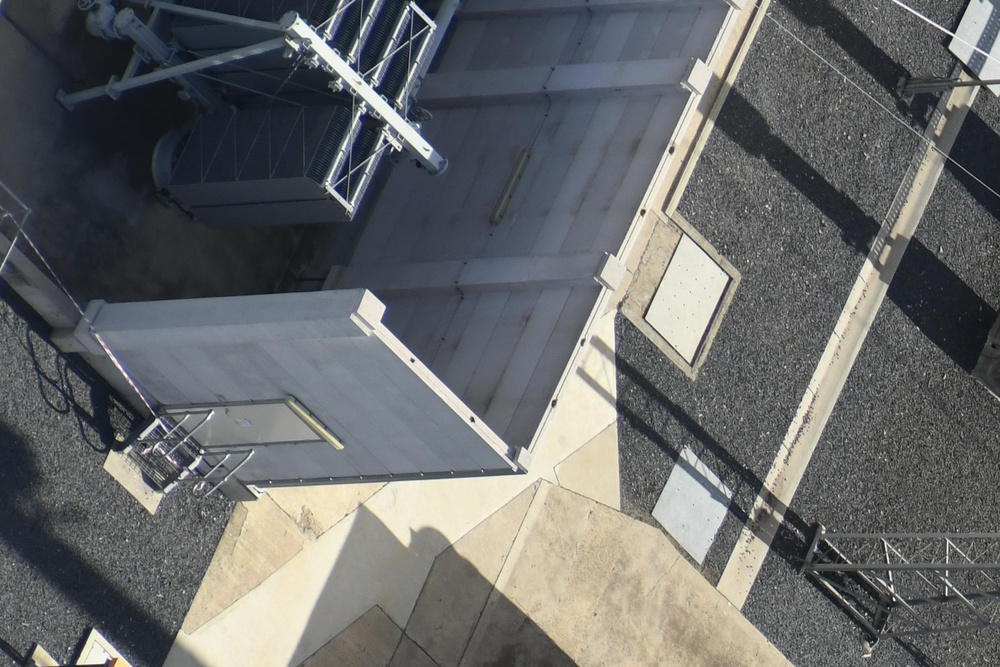
#> input picture Timage_0.jpg, 1000 x 667 px, shrunk from 2064 x 1376 before the run
$ python splitMerge.py --image Timage_0.jpg --chunk_size 100 --output_folder out
#> lines starting #> are read from the running program, lines starting #| are printed output that depends on the picture
from PIL import Image
import argparse
import os

def split_image(image_path, chunk_size, output_folder):
#> called with image_path = 'Timage_0.jpg', chunk_size = 100, output_folder = 'out'
    with Image.open(image_path) as img:
#> img is the input picture: PIL image 1000x667 RGB; mean R, G, B 103.7, 105.2, 105.6
        width, height = img.size
#> width = 1000; height = 667
        for i in range(0, width, chunk_size):
            for j in range(0, height, chunk_size):
                box = (i, j, i+chunk_size, j+chunk_size)
                chunk = img.crop(box)
                chunk.save(os.path.join(output_folder, f"chunk_{i}_{j}.png"))
#> this loop made 10 passes
#> pass 1, in split_image, `chunk.save(os.path.join(output_folder, f"chunk_{i}_{j}.png"))`:
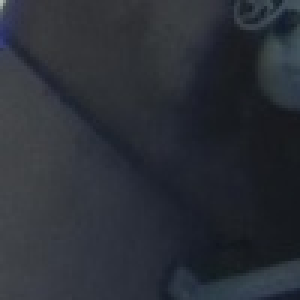
#> saved as chunk_0_0.png: PIL image 100x100 RGB (shown 3 times larger); mean R, G, B 42.9, 46.9, 54.4
#> pass 1, in split_image, `chunk.save(os.path.join(output_folder, f"chunk_{i}_{j}.png"))`:
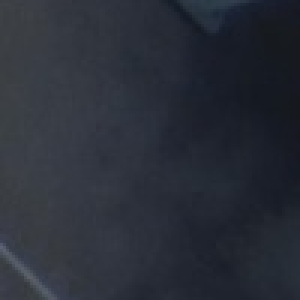
#> saved as chunk_0_100.png: PIL image 100x100 RGB (shown 3 times larger); mean R, G, B 42, 46.3, 56.1
#> pass 1, in split_image, `chunk.save(os.path.join(output_folder, f"chunk_{i}_{j}.png"))`:
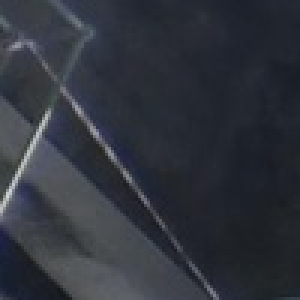
#> saved as chunk_0_200.png: PIL image 100x100 RGB (shown 3 times larger); mean R, G, B 48.1, 51.9, 60.4
#> pass 1, in split_image, `chunk.save(os.path.join(output_folder, f"chunk_{i}_{j}.png"))`:
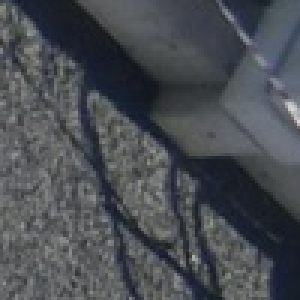
#> saved as chunk_0_300.png: PIL image 100x100 RGB (shown 3 times larger); mean R, G, B 73.6, 77.3, 82.6
#> after the loop:
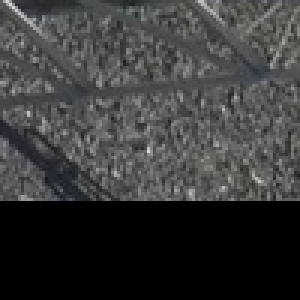
#> chunk: PIL image 100x100 RGB (shown 3 times larger); mean R, G, B 57.1, 57.7, 57.1

def merge_images(image_folder, output_path):
    images = []
    for file_name in sorted(os.listdir(image_folder)):
        if file_name.endswith('.png'):
            file_path = os.path.join(image_folder, file_name)
            images.append(Image.open(file_path))
    width, height = images[0].size
    rows = int(height/width)
    new_image = Image.new('RGB', (width*rows, height), (255, 255, 255))
    for i in range(rows):
        for j in range(int(width/height)):
            new_image.paste(images[i*rows+j], (j*width, i*height))
    new_image.save(output_path)


if __name__ == '__main__':
    parser = argparse.ArgumentParser(description='Split and Merge an Image')
    parser.add_argument('--image', type=str, required=True, help='path to the input image')
    parser.add_argument('--chunk_size', type=int, required=True, help='size of each chunk')
    parser.add_argument('--output_folder', type=str, required=True, help='path to the output folder')
    parser.add_argument('--merge', action='store_true', help='flag to merge the chunks back into the original image')
    parser.add_argument('--output_path', type=str, help='path to the output image')
    args = parser.parse_args()

    if not args.merge:
        split_image(args.image, args.chunk_size, args.output_folder)
    else:
        merge_images(args.output_folder, args.output_path)

$ run again, on Timage_10.jpg
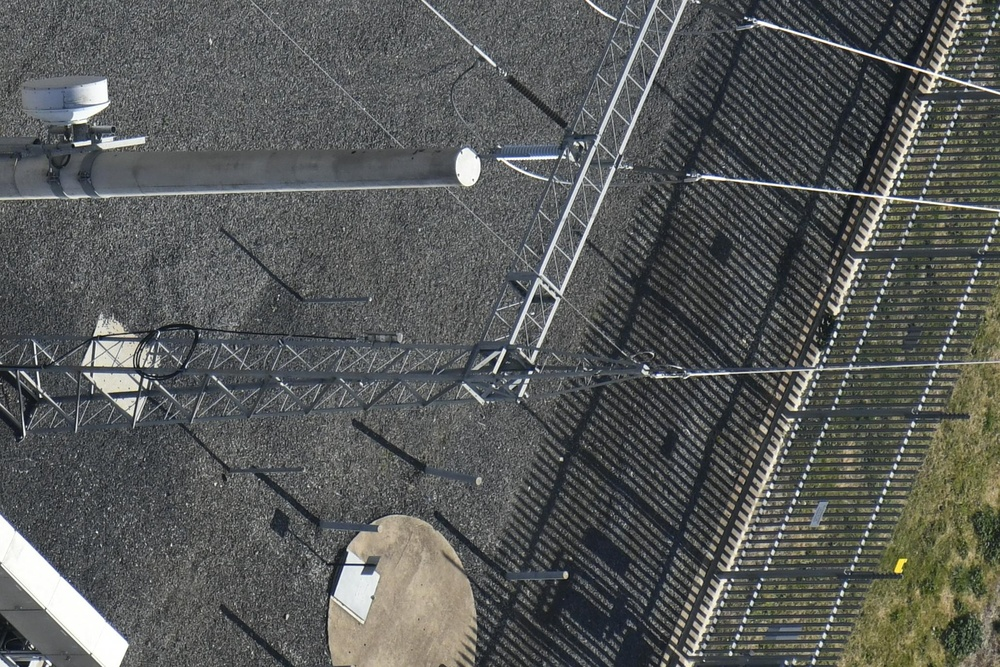
#> input picture Timage_10.jpg, 1000 x 667 px, shrunk from 2064 x 1376 before the run
#> in split_image, img is the input picture: PIL image 1000x667 RGB; mean R, G, B 87.7, 89.8, 88.1
#> the loop in split_image, `for i in range(0, width, chunk_size):` made 10 passes
#> pass 1, in split_image, `chunk.save(os.path.join(output_folder, f"chunk_{i}_{j}.png"))`:
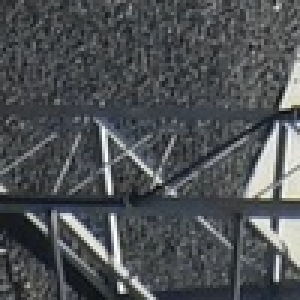
#> saved as chunk_0_300.png: PIL image 100x100 RGB (shown 3 times larger); mean R, G, B 77.8, 81.2, 84
#> after the loop in split_image, `for i in range(0, width, chunk_size):`:
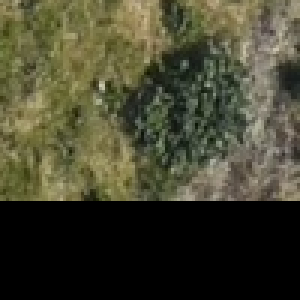
#> chunk: PIL image 100x100 RGB (shown 3 times larger); mean R, G, B 69, 68.3, 47.7

$ run again, on Timage_11.jpg
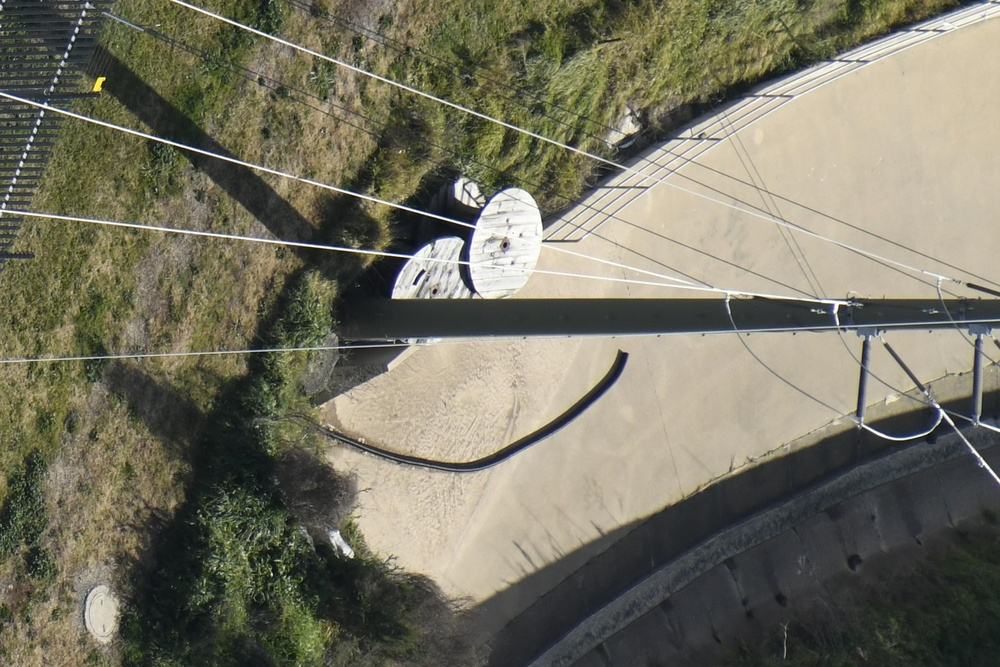
#> input picture Timage_11.jpg, 1000 x 667 px, shrunk from 2064 x 1376 before the run
#> in split_image, img is the input picture: PIL image 1000x667 RGB; mean R, G, B 117.5, 114.9, 98
#> the loop in split_image, `for i in range(0, width, chunk_size):` made 10 passes
#> pass 1, in split_image, `chunk.save(os.path.join(output_folder, f"chunk_{i}_{j}.png"))`:
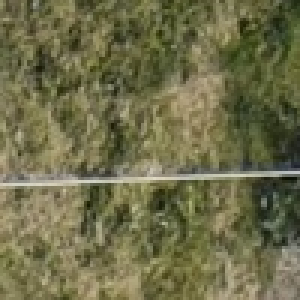
#> saved as chunk_0_300.png: PIL image 100x100 RGB (shown 3 times larger); mean R, G, B 110.5, 108.9, 73.6
#> after the loop in split_image, `for i in range(0, width, chunk_size):`:
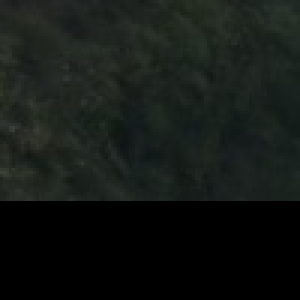
#> chunk: PIL image 100x100 RGB (shown 3 times larger); mean R, G, B 20.1, 24.4, 21.2

$ run again, on Timage_12.jpg
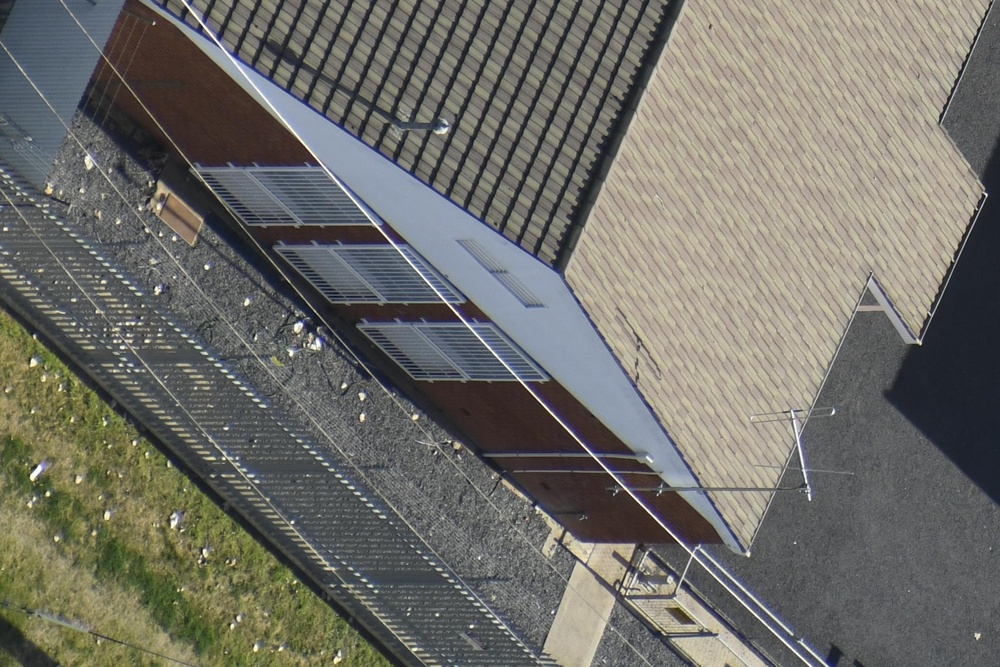
#> input picture Timage_12.jpg, 1000 x 667 px, shrunk from 2064 x 1376 before the run
#> in split_image, img is the input picture: PIL image 1000x667 RGB; mean R, G, B 111.8, 110.8, 104.3
#> the loop in split_image, `for i in range(0, width, chunk_size):` made 10 passes
#> pass 1, in split_image, `chunk.save(os.path.join(output_folder, f"chunk_{i}_{j}.png"))`:
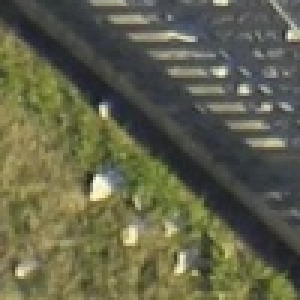
#> saved as chunk_0_300.png: PIL image 100x100 RGB (shown 3 times larger); mean R, G, B 97.2, 98, 75.1
#> after the loop in split_image, `for i in range(0, width, chunk_size):`:
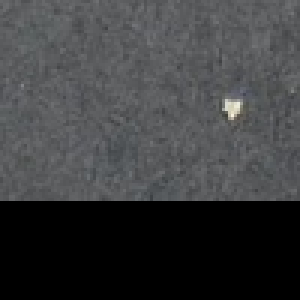
#> chunk: PIL image 100x100 RGB (shown 3 times larger); mean R, G, B 60.7, 61.5, 62.9
